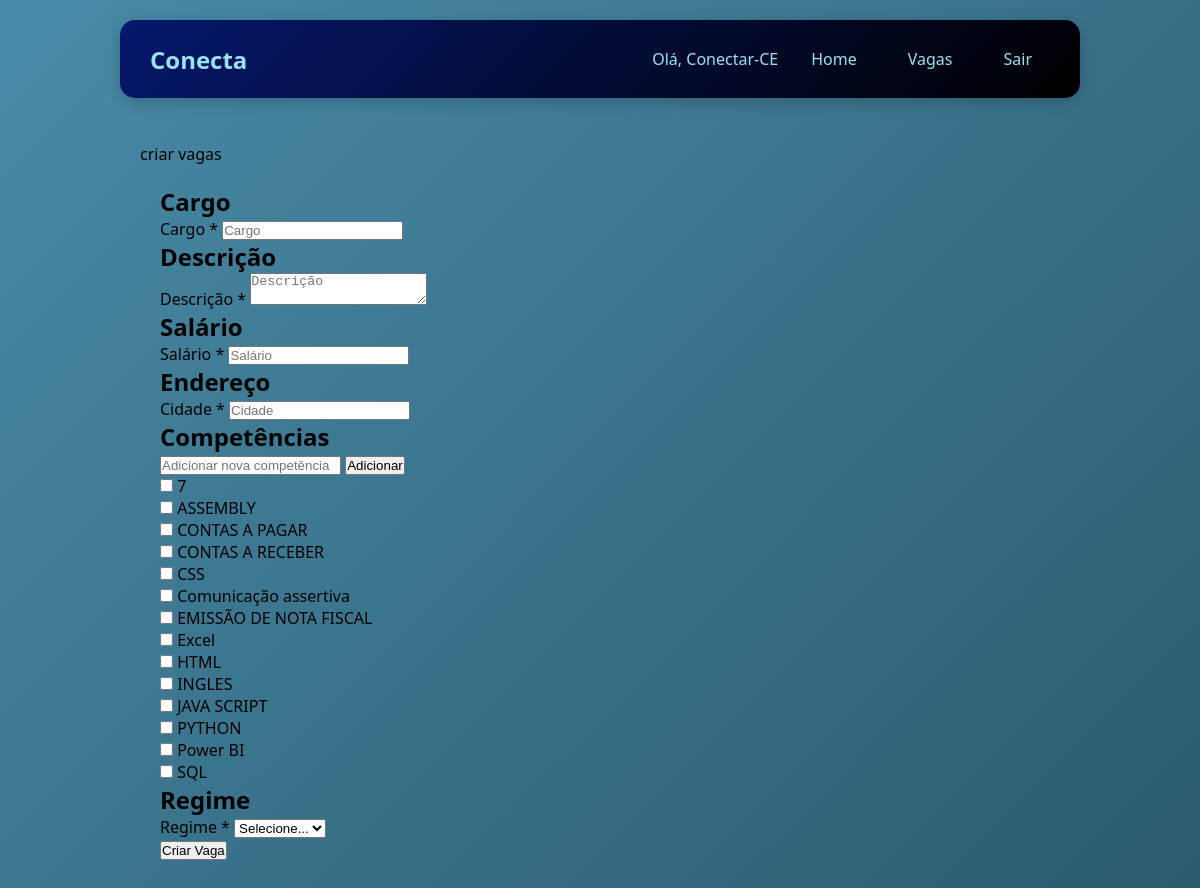
The page /empresa/vaga/criar (signed in) on the database its author committed.
### tables this page shows
CREATE TABLE competencias (
        id_competencia INTEGER PRIMARY KEY AUTOINCREMENT,
        nome TEXT
    );

### routes/vagas.py (the view, shortened to what this page needs)
@bp_vagas.route('/empresa/vaga/criar', methods=['GET', 'POST'])
def empresa_criar_vaga():
    if 'usuario_id' not in session or session.get('tipo') != 'empresa':
        return redirect('/')
    if request.method == 'GET':
        from database.connect import get_connection
        conn = get_connection()
        cursor = conn.cursor()
        cursor.execute("SELECT DISTINCT titulo FROM vagas WHERE titulo IS NOT NULL ORDER BY titulo")
        titulos = cursor.fetchall()
        conn.close()
        return render_template('home/criar_vaga.html',
                             competencias=Competencia.listar_todas(),
                             titulos=titulos
                             )

### CRUDs/crud_comp.py (called while the page is built)
    @staticmethod
    def listar_todas():
        conn = get_connection()
        try:
            cursor = conn.cursor()
            cursor.execute("SELECT * FROM competencias ORDER BY nome")
            return cursor.fetchall()
        finally:
            conn.close()

### database/connect.py (called while the page is built)
def get_connection():
    conn = sqlite3.connect(Config.DB_PATH)
    conn.execute("PRAGMA foreign_keys = ON;")
    conn.row_factory = sqlite3.Row
    return conn

### models/model_comp.py (called while the page is built)
    @staticmethod
    def listar_todas():
        return CompetenciaCRUD.listar_todas()

### templates/home/criar_vaga.html (shortened to what this page needs)
{% extends "menu.html" %}
{% block content %}
<div class="container">
    <div>criar vagas</div>
    <div>
        <form action="{{ url_for('vagas.empresa_criar_vaga') }}" method="POST">
            <div class="container">
                <div class='secao1'>
                    <div class="secao-active" id="secao" data-secao="0">
                        <div class="secao-header">
                            <h2>Cargo</h2>
                        </div>
                    </div>
                    <div class="secao-content">
                        <div class="campo-row">
                            <div class='campo'>
                                <label>Cargo <span class="obrigatorio">*</span></label>
                                <input type="text" name="titulo" id="titulo" class="form-control" placeholder="Cargo "
                                    required>
                            </div>
                        </div>
                    </div>
                </div>
                <div class="secao2">
                    <div class="secao-active" id="secao" data-secao="1">
                        <div class="secao-header">
                            <h2>Descrição</h2>
                        </div>
                    </div>
                    <div class="secao-content">
                        <div class="campo-row">
                            <div class='campo'>
                                <label>Descrição <span class="obrigatorio">*</span></label>
                                <textarea name="descricao" id="descricao" class="form-control" placeholder="Descrição"
                                    required></textarea>
                            </div>
                        </div>
                    </div>
                    <div class="secao3">
                        <div class="secao-active" id="secao" data-secao="2">
                            <div class="secao-header">
                                <h2>Salário</h2>
                            </div>
                        </div>
                        <div class="secao-content">
                            <div class="campo-row">
                                <div class='campo'>
                                    <label>Salário <span class="obrigatorio">*</span></label>
                                    <input type="number" name="salario" id="salario" class="form-control"
                                        placeholder="Salário" required>
                                </div>
                            </div>
                            <div class="secao-endereco">
                                <div class="secao-active" id="secao" data-secao="5">
                                    <div class="secao-header">
                                        <h2>Endereço</h2>
                                    </div>
                                    <div class="secao-content">
                                        <div class="campo-row">
                                            <div class='campo'>
                                                <label>Cidade <span class="obrigatorio">*</span></label>
                                                <input type="text" name="cidade" id="cidade" class="form-control"
                                                    placeholder="Cidade" required>
                                            </div>
                                        </div>
                                    </div>
                                </div>
                            </div>
                            <div class="secao4">
                                <div class="secao-active" id="secao" data-secao="3">
                                    <div class="secao-header">
                                        <h2>Competências</h2>
                                    </div>
                                </div>
                                <div class="adicionarcompetencia">
                                    <input type="text" id="input_nova_comp" placeholder="Adicionar nova competência">
                                    <button type="button" id="btn-adicionar"
                                        onclick="adicionarCompetencia()">Adicionar</button>
                                </div>
                                <div class="secao-content">
                                    <div class="campo-row">
                                        <div id="lista-competencias" class="competencias-lista">
                                            {% for c in competencias %}
                                            <div class="competencia-item">
                                                <input type="checkbox" name="competencias" value="{{ c[0] }}"
                                                    id="comp_{{ c[0] }}">
                                                <label for="comp_{{ c[0] }}">{{ c[1] }}</label>
                                            </div>
                                            {% endfor %}
                                        </div>
                                    </div>
                                </div>
                            </div>
                            <div class="secao5">
                                <div class="secao-active" id="secao" data-secao="4">
                                    <div class="secao-header">
                                        <h2>Regime</h2>
                                    </div>
                                    <div class="secao-content">
                                        <div class="campo-row">
                                            <div class='campo'>
                                                <label>Regime <span class="obrigatorio">*</span></label>
                                                <select name="regime" id="regime" required>
                                                    <option value="">Selecione...</option>
                                                </select>
                                            </div>
                                        </div>
                                    </div>
                                </div>
                                <div class="container-btn">
                                    <div class="btn">
                                        <button type="submit" class="btn-submit">Criar Vaga</button>
                                    </div>
                                </div>
                            </div>
                        </div>
        </form>
    </div>
    {% endblock %}

### templates/menu.html (shortened to what this page needs)
<!DOCTYPE html>
<html lang="pt-br">
<head>
    <link rel="stylesheet" href="{{ url_for('static', filename='css/home/homef.css') }}">
</head>
<body>
    <div class="container">
        <div class="header">
            <div class="logo">Conecta</div>
            <div class="user-info">
                <span>Olá, {{ session.usuario_nome }}</span>
                <a href="/home" class="btn-back">Home</a>
                <a href="/vagas" class="btn-back">Vagas</a>
                <a href="/logout" class="btn-logout">Sair</a>
            </div>
        </div>
        <div class="content">
            {% block content %}
            {% endblock %}
        </div>
    </div>
</body>
</html>

### static/css/home/homef.css (style rules this page uses)
* { margin: 0; padding: 0; box-sizing: border-box; }
body { font-family: 'Segoe UI', Tahoma, Geneva, Verdana, sans-serif; background: linear-gradient(135deg, #488BA8 0%, #2c5a6e 100%); min-height: 100vh; }
.container { max-width: 1000px; margin: 0 auto; padding: 20px; }
.header { background: linear-gradient(135deg, #05186c 0%, #000000 100%); color: #99E2F2; padding: 20px 30px; border-radius: 15px; display: flex; justify-content: space-between; align-items: center; margin-bottom: 25px; box-shadow: 0 4px 15px rgba(0,0,0,0.2); }
.logo { font-size: 24px; font-weight: bold; color: #99E2F2; }
.user-info { display: flex; gap: 15px; align-items: center; margin-left: auto; }
.btn-back, .btn-logout { color: #99E2F2; text-decoration: none; padding: 8px 18px; border-radius: 8px; transition: 0.3s; font-weight: 500; }

### rows shown on the page
competencias: nome "7"
competencias: nome "ASSEMBLY"
competencias: nome "CONTAS A PAGAR"
competencias: nome "CONTAS A RECEBER"
competencias: nome "CSS"
competencias: nome "Comunicação assertiva"
competencias: nome "EMISSÃO DE NOTA FISCAL"
competencias: nome "Excel"
competencias: nome "HTML"
competencias: nome "INGLES"
competencias: nome "JAVA SCRIPT"
competencias: nome "PYTHON"
competencias: nome "Power BI"
competencias: nome "SQL"

### other values the page prints
{{ session.usuario_nome }} "Conectar-CE"
